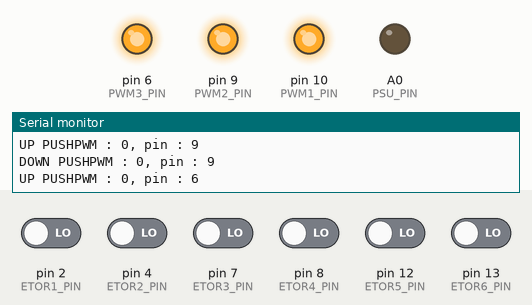
Recording of a sketch running on a simulated Arduino Uno, built with avr-gcc and run on an emulated ATmega328P. On the bench: output pins drawn as LEDs (lit = HIGH), the last lines printed to the serial monitor. Dashed ring = blinking. The inputs (shaded band) are chosen by the test bench; at power-on: pin 2 (ETOR1_PIN), pin 4 (ETOR2_PIN), pin 7 (ETOR3_PIN), pin 8 (ETOR4_PIN), pin 12 (ETOR5_PIN), pin 13 (ETOR6_PIN) LOW.

Above: at 1.2 s.
1.3 s: pin 4 (ETOR2_PIN) driven HIGH
At 2.3 s:
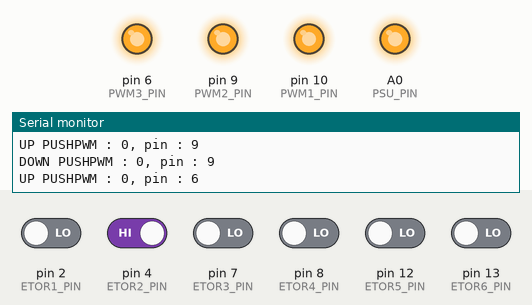
4.3 s: pin 8 (ETOR4_PIN) driven HIGH
At 5.91 s:
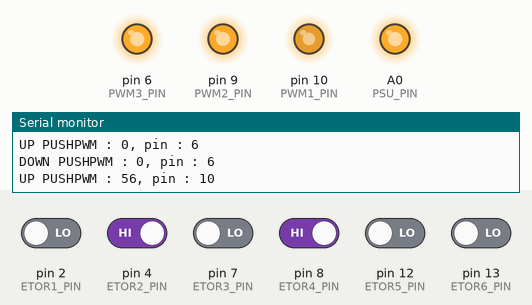
7.3 s: pin 2 (ETOR1_PIN) driven HIGH
At 10.0 s:
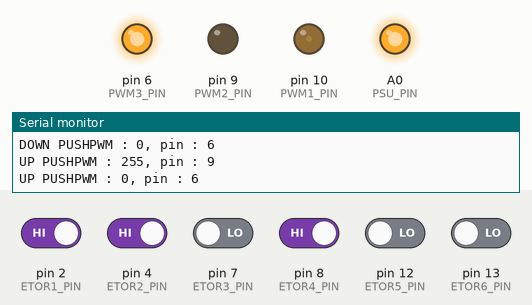
10.3 s: pin 13 (ETOR6_PIN) driven HIGH
At 13.2 s:
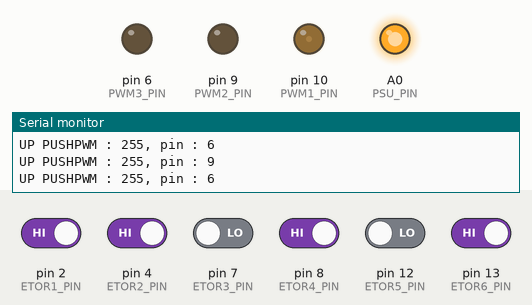
13.3 s: pin 2 (ETOR1_PIN) driven LOW
At 15.7 s:
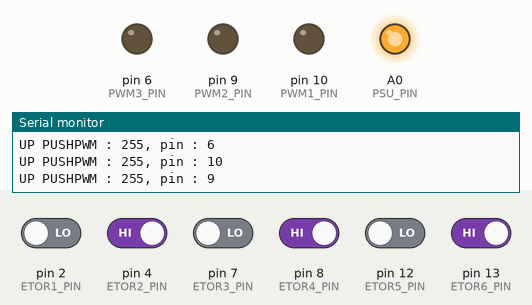
16.3 s: pin 8 (ETOR4_PIN) driven LOW
At 19.5 s:
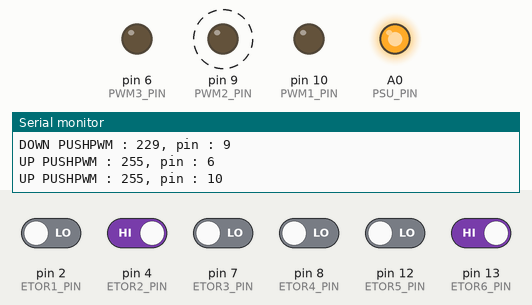
Timing chart, 0 to 20.3 s (numbered marks = the images above; inputs shaded):
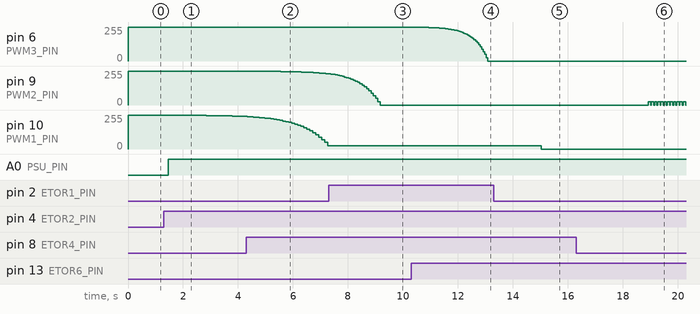

The sketch:

led_ctrl.ino
```cpp
#define PWM1_PIN 10
#define PWM2_PIN 9
#define PWM3_PIN 6
#define PWM4_PIN 5

#define ETOR1_PIN 2
#define ETOR2_PIN 4

#define ETOR3_PIN 7
#define ETOR4_PIN 8

#define ETOR5_PIN 12
#define ETOR6_PIN 13

#define PSU_PIN A0

#define MAX_USHORT 65535


// value for button pin when the button is up or down
#define UP 1
#define DOWN 0

// number of cycle a button need to be push for being considered pushed, if released before that, it's a simple click
#define MIN_CYCLE_FOR_PUSH 30

// event values
#define NONE 0
#define PUSH 1
#define CLICK 2

unsigned char log_table[52] = {0,0,1,1,2,2,2,2,2,3,3,3,4,4,5,5,6,6,7,8,9,10,11,12,14,15,17,19,21,23,26,29,32,36,40,45,50,56,62,69,77,86,96,107,119,133,148,165,184,205,229,255};

// a push button used for controlling a LED power supply
struct PushButton {
  // the last read value
  unsigned char currentValue;

  // the number of cycles we keept the currentValue
  unsigned short stableCycles;

  // date of the last push in cycle number
  unsigned short lastClicCycles;

  // the identifier of the used physical input
  unsigned char pin;
};


// setup the button : configure the pin and intialize the structure
void setupPushButton(struct PushButton *btn,int pin) {
  btn->pin = pin;
  btn->currentValue = -1;
  btn->stableCycles = MAX_USHORT;
  btn->lastClicCycles = MAX_USHORT;
  pinMode(pin,INPUT);
}

// process a button by reading its new state and return an event accourding to the read value
unsigned char processPushButton(struct PushButton * btn) {
  unsigned char newValue = digitalRead(btn->pin);
  if (btn->currentValue == newValue) {
    // nothing changed
    if (btn->stableCycles < MIN_CYCLE_FOR_PUSH) {
      btn->stableCycles++;
    }
    if (btn->currentValue == DOWN && btn->stableCycles >= MIN_CYCLE_FOR_PUSH) {
      // it's a push
      return PUSH;
    } else {
      // button is UP, idleing
      return NONE;
    }
  } else {
    btn->currentValue = newValue;

    // if the button was released before the push delay and if it was stable enougth for not being a parasite bounce effect
    if (newValue == UP && btn->stableCycles < MIN_CYCLE_FOR_PUSH && btn->stableCycles > 2) {
      btn->stableCycles = 0;
      return CLICK;
    }

    btn->stableCycles = 0;
    return NONE;
  }
}

// a LED supply output
struct LedSupply {
  // current output value, between 0 and 255. 255 is full power, 0 is off.

  unsigned char value;
  unsigned char minValue;
  unsigned char maxValue;
  unsigned char pin;
  struct PushButton upBtn;
  struct PushButton downBtn;
};


// setup a led supply, ready to be used
void setupLedSupply(struct LedSupply * supply, unsigned char pinOut, unsigned char pinUp, unsigned char pinDown) {
  pinMode(pinOut,OUTPUT);

  supply->maxValue = 51;
  supply->minValue = 0;
  supply->value = 0;
  supply->pin = pinOut;
  updateLedSupply(supply);
  setupPushButton(&supply->upBtn,pinUp);
  setupPushButton(&supply->downBtn,pinDown);

}

void processLedSupply(struct LedSupply * ls) {
  // process up button
  unsigned char eventUp = processPushButton(&ls->upBtn);
  if (eventUp == CLICK) {
    Serial.print("UP CLICK");
    ls->value = ls->maxValue;
    updateLedSupply(ls);
  } else if (eventUp == PUSH) {
    Serial.print("UP PUSH");
    if(ls->value < ls->maxValue) {
      ls->value++;
    }
    updateLedSupply(ls);
  }

  // process down button
  unsigned char eventDown = processPushButton(&ls->downBtn);

  if (eventDown == CLICK) {
    Serial.print("DOWN CLICK");
    ls->value = ls->minValue;
    updateLedSupply(ls);
  } else if (eventDown == PUSH) {
    Serial.print("DOWN PUSH");
    if(ls->value > ls->minValue) {
      ls->value--;
    }
    updateLedSupply(ls);
  }

}

// update the LED supply (write the configuration to the output registers)
void updateLedSupply(struct LedSupply * ls) {
  Serial.print("PWM : ");
  unsigned char value = log_table[ls->value];
  Serial.print(value,DEC);

  Serial.print(", pin : ");
  Serial.println(ls->pin,DEC);

  analogWrite(ls->pin,255-value);
}

int oldState = -1;


struct LedSupply supply[4];

void setup() {
  // serial output for debugging
  Serial.begin(9600);

  // for turning off power supplies when they are not used
  pinMode(PSU_PIN, OUTPUT);
  digitalWrite(PSU_PIN, LOW);

  setupLedSupply(&supply[0],PWM1_PIN,ETOR1_PIN,ETOR2_PIN);
  setupLedSupply(&supply[1],PWM2_PIN,ETOR3_PIN,ETOR4_PIN);
  setupLedSupply(&supply[2],PWM3_PIN,ETOR5_PIN,ETOR6_PIN);

}

unsigned char i = 0;

void loop() {
  i++;

  processLedSupply(&supply[0]);
  processLedSupply(&supply[1]);
  processLedSupply(&supply[2]);

  digitalWrite(PSU_PIN, (supply[0].value > 0 || supply[1].value > 0 || supply[2].value > 0)?HIGH:LOW);
  delay(30);
}
```

Measured:
- after the input at 1.3 s, pin 10 (PWM1_PIN): moves from 255/255 to 244/255 over 2.7 s, starting after 0.19 s; A0 (PSU_PIN): LOW → HIGH after 0.16 s
- after the input at 4.3 s, pin 9 (PWM2_PIN): moves from 255/255 to 234/255 over 2.8 s, starting after 0.17 s
- after the input at 7.3 s, pin 10 (PWM1_PIN): stays 26/255 (without the input it goes to 0/255 after 0.08 s)
- after the input at 10.3 s, pin 6 (PWM3_PIN): moves from 255/255 to 0/255 over 2.7 s, starting after 0.10 s
- after the input at 13.3 s, pin 10 (PWM1_PIN): 26/255 → 0/255 after 1.7 s
- after the input at 16.3 s, pin 9 (PWM2_PIN): alternates 26/255 for 0.09 s and 0/255 for 0.03 s, starting after 2.6 s
